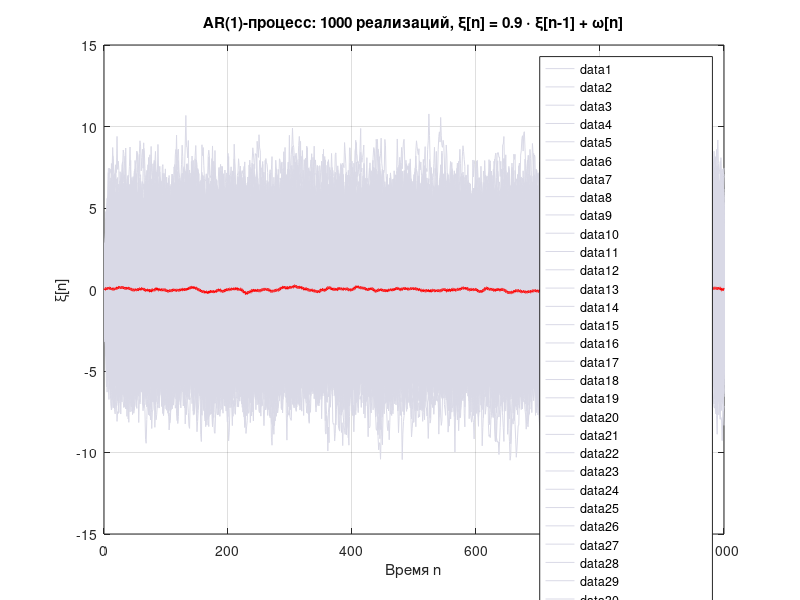
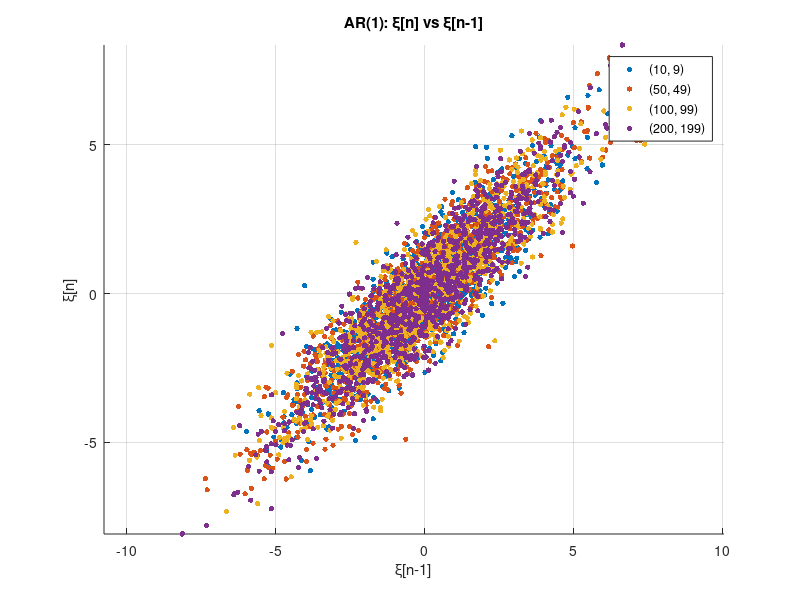
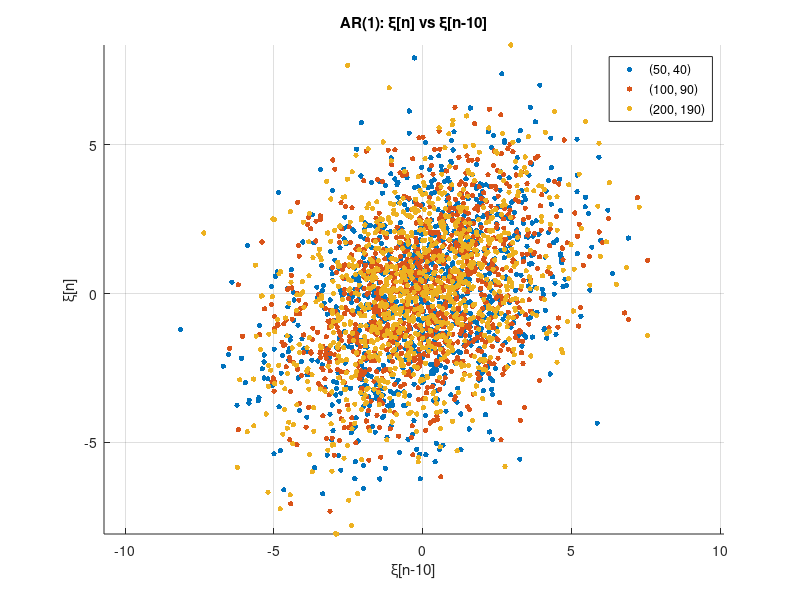
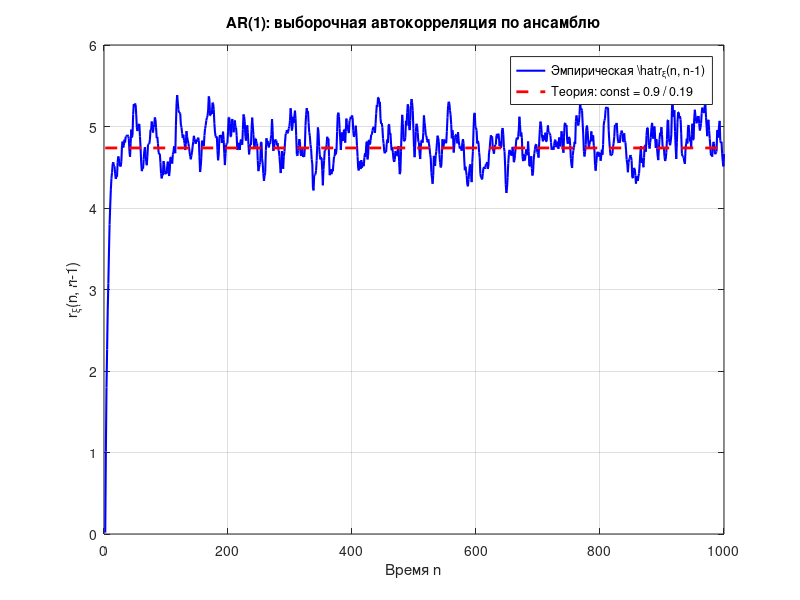

The MATLAB source for these figures, in order: (Note: a time limit stopped this script after it produced the figures.)
%% 9
clear; clc; close all;

% Параметры
N = 1000;   % длина реализации
K = 1000;   % количество реализаций
a = 0.9;    % коэффициент затухания
mu_omega = 0;
sigma_omega = 1;

% Генерация AR(1)-процесса
X_ar = zeros(N, K);           % инициализация
omega = mu_omega + sigma_omega * randn(N, K);  % шум

% Рекурсия: xi[n] = a * xi[n-1] + w[n]
for n = 2:N
    X_ar(n, :) = a * X_ar(n-1, :) + omega(n, :);
end
X_ar(1, :) = omega(1, :);  % xi[1] = w[1]

% 1. Построение всех реализаций на одном графике
figure('Name', 'Реализации AR(1)-процесса', 'NumberTitle', 'off');
plot(1:N, X_ar, 'Color', [0.85 0.85 0.9], 'LineWidth', 0.5);  % светло-серые линии
hold on;
plot(1:N, mean(X_ar, 2), 'r-', 'LineWidth', 2, 'DisplayName', 'Среднее по ансамблю');
xlabel('Время n');
ylabel('\xi[n]');
title(sprintf('AR(1)-процесс: %d реализаций, \\xi[n] = %.1f \\cdot \\xi[n-1] + \\omega[n]', K, a));
legend('Location', 'best');
grid on;

% 2. Диаграммы рассеяния — Группа 1: (n, n-1)
pairs1 = [10, 9; 50, 49; 100, 99; 200, 199];
colors1 = lines(size(pairs1, 1));

figure('Name', 'Диаграммы рассеяния: пары (n, n-1) — AR(1)', 'NumberTitle', 'off');
for p = 1:size(pairs1, 1)
    ni = pairs1(p, 1);
    nj = pairs1(p, 2);
    scatter(X_ar(nj, :), X_ar(ni, :), 15, colors1(p, :), 'filled');
    hold on;
end
title('AR(1): \xi[n] vs \xi[n-1]');
xlabel('\xi[n-1]');
ylabel('\xi[n]');
legend(cellstr(arrayfun(@(x,y) sprintf('(%d, %d)', x,y), pairs1(:,1), pairs1(:,2), 'UniformOutput', false)), ...
       'Location', 'best');
grid on; axis equal;

% 3. Диаграммы рассеяния — Группа 2: (n, n-10)
pairs2 = [50, 40; 100, 90; 200, 190];
colors2 = lines(size(pairs2, 1));

figure('Name', 'Диаграммы рассеяния: пары (n, n-10) — AR(1)', 'NumberTitle', 'off');
for p = 1:size(pairs2, 1)
    ni = pairs2(p, 1);
    nj = pairs2(p, 2);
    scatter(X_ar(nj, :), X_ar(ni, :), 15, colors2(p, :), 'filled');
    hold on;
end
title('AR(1): \xi[n] vs \xi[n-10]');
xlabel('\xi[n-10]');
ylabel('\xi[n]');
legend(cellstr(arrayfun(@(x,y) sprintf('(%d, %d)', x,y), pairs2(:,1), pairs2(:,2), 'UniformOutput', false)), ...
       'Location', 'best');
grid on; axis equal;

% 4. Сравнение с теорией (Задание 8)
fprintf('-------------------------------------------------------------------\n');
fprintf('СРАВНЕНИЕ С ТЕОРИЕЙ: AR(1)-процесс\n');

% Теоретическая дисперсия в установившемся режиме
sigma2_theory_inf = 1 / (1 - a^2);  % = 1 / (1 - 0.81) = 1/0.19 ≈ 5.2632

% Эмпирическая дисперсия на последнем шаге
sigma2_empirical_end = mean(X_ar(end, :) .^ 2);

fprintf('Теоретическая дисперсия (n→∞): %.4f\n', sigma2_theory_inf);
fprintf('Эмпирическая дисперсия (n=%d): %.4f\n', N, sigma2_empirical_end);
fprintf('Относительная ошибка: %.2f%%\n', 100 * abs(sigma2_theory_inf - sigma2_empirical_end) / sigma2_theory_inf);

% 5. Сравнение автокорреляции с теорией
fprintf('\nСравнение автокорреляции r(n, n-l):\n');
fprintf('%8s | %8s | %10s | %10s | %10s\n', 'n', 'l', 'Теория', 'Практика', 'Ошибка');
fprintf('--------------------------------------------------------------\n');

all_pairs = [pairs1; pairs2];
for p = 1:size(all_pairs, 1)
    ni = all_pairs(p, 1);
    nj = all_pairs(p, 2);
    l = ni - nj;
    
    % Эмпирическая автокорреляция
    r_emp = mean(X_ar(ni, :) .* X_ar(nj, :));
    
    % Теоретическая автокорреляция (в стационарном режиме)
    % r(l) = a^l * sigma^2
    r_theory = (a^l) * sigma2_theory_inf;
    
    fprintf('%8d | %8d | %10.3f | %10.3f | %10.3f\n', ni, l, r_theory, r_emp, abs(r_theory - r_emp));
end
fprintf('-------------------------------------------------------------------\n');

% 6. Сравнение с Заданием 6 (обычные блуждания) — ВЫВОДЫ
fprintf('\nСРАВНЕНИЕ С ЗАДАНИЕМ 6 (СЛУЧАЙНЫЕ БЛУЖДАНИЯ):\n');
fprintf('1. Визуально:\n');
fprintf('   - В Задании 6 траектории расходятся → дисперсия растёт → НЕСТАЦИОНАРНО.\n');
fprintf('   - Здесь — траектории "колеблются" в ограниченной полосе → дисперсия стабилизируется → СТАЦИОНАРНО.\n\n');

fprintf('2. Диаграммы рассеяния:\n');
fprintf('   - В Задании 6: сильная корреляция, особенно при больших n (ρ→1).\n');
fprintf('   - Здесь: корреляция экспоненциально затухает с ростом l → ρ(l) = 0.9^l.\n\n');

fprintf('3. Автокорреляция:\n');
fprintf('   - В Задании 6: r(n, n-l) = n - l → растёт с n.\n');
fprintf('   - Здесь: r(l) = const * 0.9^l → зависит только от l, не от n (в стационарном режиме).\n');
fprintf('-------------------------------------------------------------------\n');


%% 10

% === ШАГ 0: Генерация данных (если не существуют) ===
% Параметры
N = 1000; K = 1000;
a = 0.9;
mu = 0; sigma = 1;

% Белый шум (если не существует)
if ~exist('X_wn', 'var')
    X_wn = mu + sigma * randn(N, K);
end

% Случайное блуждание (если не существует)
if ~exist('X_rw', 'var')
    X_rw = zeros(N, K);
    omega_rw = mu + sigma * randn(N, K);
    X_rw(1, :) = omega_rw(1, :);
    for n = 2:N
        X_rw(n, :) = X_rw(n-1, :) + omega_rw(n, :);
    end
end

% AR(1) (если не существует)
if ~exist('X_ar', 'var')
    X_ar = zeros(N, K);
    omega_ar = mu + sigma * randn(N, K);
    X_ar(1, :) = omega_ar(1, :);
    for n = 2:N
        X_ar(n, :) = a * X_ar(n-1, :) + omega_ar(n, :);
    end
end

% === ШАГ 1: Выборочная автокорреляция по ансамблю для AR(1) — r(n, n-1) ===
n_vals = 2:N;
r_ar_empirical = zeros(size(n_vals));
for i = 1:length(n_vals)
    n = n_vals(i);
    r_ar_empirical(i) = mean(X_ar(n, :) .* X_ar(n-1, :));
end

% Теоретическая автокорреляция для AR(1) в стационарном режиме: r(1) = a * sigma^2
sigma2_inf = 1 / (1 - a^2);  % ≈ 5.2632
r_ar_theory = a * sigma2_inf;  % const = 0.9 * 5.2632 ≈ 4.7369

% График: эмпирическая vs теоретическая (горизонтальная линия)
figure('Name', 'AR(1): r_\xi(n, n-1) — теория vs практика', 'NumberTitle', 'off');
plot(n_vals, r_ar_empirical, 'b-', 'LineWidth', 1.5, 'DisplayName', 'Эмпирическая \hat{r}_\xi(n, n-1)');
hold on;
plot([2 N], [r_ar_theory r_ar_theory], 'r--', 'LineWidth', 2, 'DisplayName', 'Теория: const = 0.9 / 0.19');
xlabel('Время n');
ylabel('r_\xi(n, n-1)');
title('AR(1): выборочная автокорреляция по ансамблю');
legend('Location', 'best');
grid on;

% === ШАГ 2: Сравнение с Заданием 6 (случайные блуждания) ===
% Рассчитаем r_rw(n, n-1) для сравнения
r_rw_empirical = zeros(size(n_vals));
for i = 1:length(n_vals)
    n = n_vals(i);
    r_rw_empirical(i) = mean(X_rw(n, :) .* X_rw(n-1, :));
end
r_rw_theory = n_vals - 1;  % теория для блужданий

% График сравнения
figure('Name', 'Сравнение r(n, n-1): Блуждания vs AR(1)', 'NumberTitle', 'off');
plot(n_vals, r_rw_empirical, 'r-', 'LineWidth', 1.5, 'DisplayName', 'Блуждания (эмп.)');
hold on;
plot(n_vals, r_rw_theory, 'r--', 'LineWidth', 1, 'DisplayName', 'Блуждания (теория)');
plot(n_vals, r_ar_empirical, 'b-', 'LineWidth', 1.5, 'DisplayName', 'AR(1) (эмп.)');
plot([2 N], [r_ar_theory r_ar_theory], 'b--', 'LineWidth', 1, 'DisplayName', 'AR(1) (теория)');
xlabel('Время n');
ylabel('r_\xi(n, n-1)');
title('Сравнение автокорреляции: случайные блуждания vs AR(1)');
legend('Location', 'best');
grid on;

% === ШАГ 3: Проверка эргодичности — среднее по времени vs ансамблю для AR(1) ===
l1 = 10; l2 = 100;

fprintf('-------------------------------------------------------------------\n');
fprintf('ПРОВЕРКА ЭРГОДИЧНОСТИ ДЛЯ AR(1)-ПРОЦЕССА (две реализации)\n');
fprintf('Лаги: l1=%d, l2=%d\n\n', l1, l2);

% Выберем две произвольные реализации (например, 1 и 2)
k1 = 1; k2 = 2;

for l = [l1, l2]
    % Среднее по ансамблю (теоретически правильное)
    r_ensemble = mean(X_ar(l+1:end, :) .* X_ar(1:end-l, :), 2);  % вектор длины (N-l)
    r_ensemble_mean = mean(r_ensemble);  % усредним по n для сравнения
    
    % Среднее по времени для реализации k1
    xi1 = X_ar(:, k1);
    r_time_k1 = mean(xi1(l+1:end) .* xi1(1:end-l));
    
    % Среднее по времени для реализации k2
    xi2 = X_ar(:, k2);
    r_time_k2 = mean(xi2(l+1:end) .* xi2(1:end-l));
    
    % Теоретическое значение
    r_theory_l = (a^l) * sigma2_inf;
    
    fprintf('Лаг l = %d:\n', l);
    fprintf('  Теория:                   %.4f\n', r_theory_l);
    fprintf('  Среднее по ансамблю:      %.4f\n', r_ensemble_mean);
    fprintf('  Среднее по времени (k=%d): %.4f\n', k1, r_time_k1);
    fprintf('  Среднее по времени (k=%d): %.4f\n', k2, r_time_k2);
    fprintf('  Отклонение (k1):          %.4f\n', abs(r_time_k1 - r_ensemble_mean));
    fprintf('  Отклонение (k2):          %.4f\n', abs(r_time_k2 - r_ensemble_mean));
    fprintf('\n');
end

fprintf('→ При больших N и стационарности процесса, среднее по времени\n');
fprintf('  близко к среднему по ансамблю → процесс эргодичен по автокорреляции.\n');
fprintf('-------------------------------------------------------------------\n');

% === ШАГ 4: Графики НОРМИРОВАННОЙ АКФ (коэффициент корреляции ρ(l)) ===
max_lag = 50;
lags = 0:max_lag;

% Инициализация
acf_wn_norm = zeros(size(lags));
acf_rw_norm = zeros(size(lags));
acf_ar_norm = zeros(size(lags));

% --- Белый шум: стационарен ---
sigma2_wn = mean(X_wn(:).^2);  % ≈ 1
for l = lags
    if l == 0
        acf_wn_norm(l+1) = 1;  % ρ(0) = 1
    else
        cov = mean(mean(X_wn(1:end-l, :) .* X_wn(l+1:end, :)));
        acf_wn_norm(l+1) = cov / sigma2_wn;  % ρ(l) = cov / σ²
    end
end

% --- AR(1): стационарен ---
sigma2_ar = mean(X_ar(:).^2);  % ≈ 5.26
for l = lags
    if l == 0
        acf_ar_norm(l+1) = 1;
    else
        cov = mean(mean(X_ar(1:end-l, :) .* X_ar(l+1:end, :)));
        acf_ar_norm(l+1) = cov / sigma2_ar;
    end
end

% --- Случайные блуждания: НЕСТАЦИОНАРНЫ → берём в момент n = N ---
n_fixed = N;
sigma2_rw_N = mean(X_rw(n_fixed, :).^2);  % Var(ξ[N]) ≈ N * σ² = 1000

for l = lags
    if l == 0
        acf_rw_norm(l+1) = 1;
    else
        if n_fixed - l >= 1
            cov = mean(X_rw(n_fixed, :) .* X_rw(n_fixed - l, :));
            sigma2_rw_N_minus_l = mean(X_rw(n_fixed - l, :).^2);  % Var(ξ[N-l])
            acf_rw_norm(l+1) = cov / sqrt(sigma2_rw_N * sigma2_rw_N_minus_l);
        else
            acf_rw_norm(l+1) = NaN;
        end
    end
end

% --- Теоретические значения ---
acf_wn_theory_norm = [1, zeros(1, max_lag)];  % белый шум — только ρ(0)=1

acf_ar_theory_norm = a.^lags;  % для AR(1): ρ(l) = a^l

% Для блужданий: теоретически
% ρ(N, N-l) = (N - l) / sqrt(N * (N - l)) = sqrt((N - l)/N)
acf_rw_theory_norm = sqrt((n_fixed - lags) / n_fixed);

% --- Построение графика ---
figure('Name', 'Сравнение НОРМИРОВАННЫХ АКФ (ρ(l))', 'NumberTitle', 'off');
hold on;

plot(lags, acf_wn_norm, 'g-o', 'MarkerSize', 4, 'DisplayName', 'Белый шум (эмп.)');
plot(lags, acf_wn_theory_norm, 'g--', 'LineWidth', 1.5, 'DisplayName', 'Белый шум (теория)');

plot(lags, acf_rw_norm, 'r-s', 'MarkerSize', 4, 'DisplayName', 'Случайные блуждания (эмп.)');
plot(lags, acf_rw_theory_norm, 'r--', 'LineWidth', 1.5, 'DisplayName', 'Случайные блуждания (теория)');

plot(lags, acf_ar_norm, 'b-^', 'MarkerSize', 4, 'DisplayName', 'AR(1) (эмп.)');
plot(lags, acf_ar_theory_norm, 'b--', 'LineWidth', 1.5, 'DisplayName', 'AR(1) (теория)');

xlabel('Лаг l');
ylabel('Нормированная автокорреляция \rho(l)');
title('Сравнение нормированных автокорреляционных функций');
legend('Location', 'best');
grid on;
xlim([0 max_lag]);
ylim([-0.1 1.1]);  % чтобы видеть всё в одном масштабе

% === ШАГ 5: Выводы ===
fprintf('\n\n=== ОСНОВНЫЕ ВЫВОДЫ ===\n');
fprintf('1. AR(1)-процесс:\n');
fprintf('   - Выборочная автокорреляция r(n, n-1) стабилизируется со временем →\n');
fprintf('     соответствует теории (константа ≈ 4.737).\n');
fprintf('   - В отличие от случайных блужданий (где r(n, n-1) = n-1 → растёт),\n');
fprintf('     здесь процесс стационарен → автокорреляция зависит только от лага.\n\n');

fprintf('2. Эргодичность:\n');
fprintf('   - Для AR(1) среднее по времени близко к среднему по ансамблю →\n');
fprintf('     процесс эргодичен (при больших N).\n\n');

fprintf('3. Сравнение АКФ:\n');
fprintf('   - Белый шум: корреляция только на нулевом лаге.\n');
fprintf('   - Случайные блуждания: медленно затухающая (почти линейная) АКФ —\n');
fprintf('     признак нестационарности.\n');
fprintf('   - AR(1): экспоненциально затухающая АКФ — признак стационарного\n');
fprintf('     авторегрессионного процесса.\n');
fprintf('-------------------------------------------------------------------\n');
